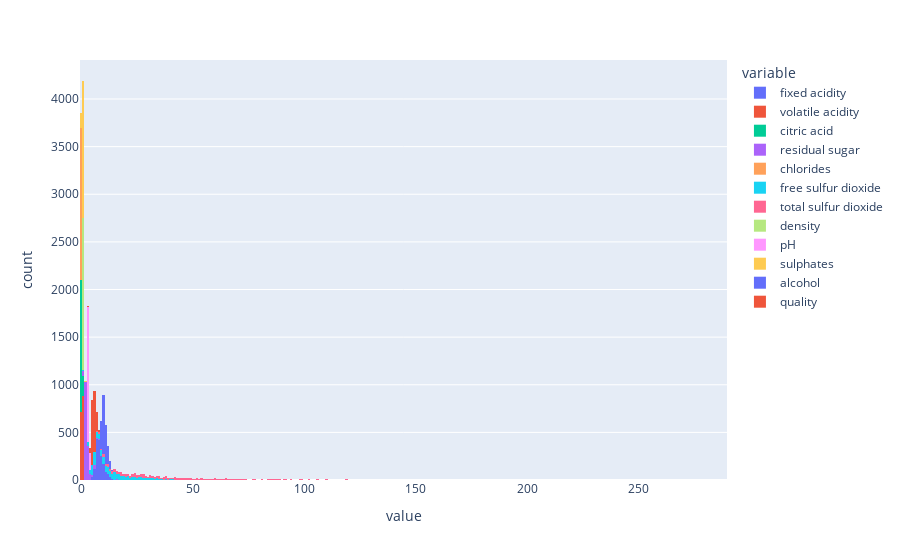

The notebook cell saved with this chart:
### Code cell
iplot(fig)

### Figure 1 — Plotly figure (JSON) as saved in the notebook; plotly's stock layout.template omitted (floating-point values rounded to 4 significant figures; data arrays with more than 128 entries replaced by an {"elided": "..."} marker saying what was removed)
{"data": [{"alignmentgroup": "True", "bingroup": "x", "hovertemplate": "variable=fixed acidity<br>value=%{x}<br>count=%{y}<extra></extra>", "legendgroup": "fixed acidity", "marker": {"color": "#636efa"}, "name": "fixed acidity", "offsetgroup": "fixed acidity", "orientation": "v", "showlegend": true, "type": "histogram", "x": {"elided": "1599 float values"}, "xaxis": "x", "yaxis": "y"}, {"alignmentgroup": "True", "bingroup": "x", "hovertemplate": "variable=volatile acidity<br>value=%{x}<br>count=%{y}<extra></extra>", "legendgroup": "volatile acidity", "marker": {"color": "#EF553B"}, "name": "volatile acidity", "offsetgroup": "volatile acidity", "orientation": "v", "showlegend": true, "type": "histogram", "x": {"elided": "1599 float values"}, "xaxis": "x", "yaxis": "y"}, {"alignmentgroup": "True", "bingroup": "x", "hovertemplate": "variable=citric acid<br>value=%{x}<br>count=%{y}<extra></extra>", "legendgroup": "citric acid", "marker": {"color": "#00cc96"}, "name": "citric acid", "offsetgroup": "citric acid", "orientation": "v", "showlegend": true, "type": "histogram", "x": {"elided": "1599 float values"}, "xaxis": "x", "yaxis": "y"}, {"alignmentgroup": "True", "bingroup": "x", "hovertemplate": "variable=residual sugar<br>value=%{x}<br>count=%{y}<extra></extra>", "legendgroup": "residual sugar", "marker": {"color": "#ab63fa"}, "name": "residual sugar", "offsetgroup": "residual sugar", "orientation": "v", "showlegend": true, "type": "histogram", "x": {"elided": "1599 float values"}, "xaxis": "x", "yaxis": "y"}, {"alignmentgroup": "True", "bingroup": "x", "hovertemplate": "variable=chlorides<br>value=%{x}<br>count=%{y}<extra></extra>", "legendgroup": "chlorides", "marker": {"color": "#FFA15A"}, "name": "chlorides", "offsetgroup": "chlorides", "orientation": "v", "showlegend": true, "type": "histogram", "x": {"elided": "1599 float values"}, "xaxis": "x", "yaxis": "y"}, {"alignmentgroup": "True", "bingroup": "x", "hovertemplate": "variable=free sulfur dioxide<br>value=%{x}<br>count=%{y}<extra></extra>", "legendgroup": "free sulfur dioxide", "marker": {"color": "#19d3f3"}, "name": "free sulfur dioxide", "offsetgroup": "free sulfur dioxide", "orientation": "v", "showlegend": true, "type": "histogram", "x": {"elided": "1599 float values"}, "xaxis": "x", "yaxis": "y"}, {"alignmentgroup": "True", "bingroup": "x", "hovertemplate": "variable=total sulfur dioxide<br>value=%{x}<br>count=%{y}<extra></extra>", "legendgroup": "total sulfur dioxide", "marker": {"color": "#FF6692"}, "name": "total sulfur dioxide", "offsetgroup": "total sulfur dioxide", "orientation": "v", "showlegend": true, "type": "histogram", "x": {"elided": "1599 float values"}, "xaxis": "x", "yaxis": "y"}, {"alignmentgroup": "True", "bingroup": "x", "hovertemplate": "variable=density<br>value=%{x}<br>count=%{y}<extra></extra>", "legendgroup": "density", "marker": {"color": "#B6E880"}, "name": "density", "offsetgroup": "density", "orientation": "v", "showlegend": true, "type": "histogram", "x": {"elided": "1599 float values"}, "xaxis": "x", "yaxis": "y"}, {"alignmentgroup": "True", "bingroup": "x", "hovertemplate": "variable=pH<br>value=%{x}<br>count=%{y}<extra></extra>", "legendgroup": "pH", "marker": {"color": "#FF97FF"}, "name": "pH", "offsetgroup": "pH", "orientation": "v", "showlegend": true, "type": "histogram", "x": {"elided": "1599 float values"}, "xaxis": "x", "yaxis": "y"}, {"alignmentgroup": "True", "bingroup": "x", "hovertemplate": "variable=sulphates<br>value=%{x}<br>count=%{y}<extra></extra>", "legendgroup": "sulphates", "marker": {"color": "#FECB52"}, "name": "sulphates", "offsetgroup": "sulphates", "orientation": "v", "showlegend": true, "type": "histogram", "x": {"elided": "1599 float values"}, "xaxis": "x", "yaxis": "y"}, {"alignmentgroup": "True", "bingroup": "x", "hovertemplate": "variable=alcohol<br>value=%{x}<br>count=%{y}<extra></extra>", "legendgroup": "alcohol", "marker": {"color": "#636efa"}, "name": "alcohol", "offsetgroup": "alcohol", "orientation": "v", "showlegend": true, "type": "histogram", "x": {"elided": "1599 float values"}, "xaxis": "x", "yaxis": "y"}, {"alignmentgroup": "True", "bingroup": "x", "hovertemplate": "variable=quality<br>value=%{x}<br>count=%{y}<extra></extra>", "legendgroup": "quality", "marker": {"color": "#EF553B"}, "name": "quality", "offsetgroup": "quality", "orientation": "v", "showlegend": true, "type": "histogram", "x": {"elided": "1599 int values"}, "xaxis": "x", "yaxis": "y"}], "layout": {"barmode": "relative", "legend": {"title": {"text": "variable"}, "tracegroupgap": 0}, "margin": {"t": 60}, "xaxis": {"anchor": "y", "domain": [0, 1], "title": {"text": "value"}}, "yaxis": {"anchor": "x", "domain": [0, 1], "title": {"text": "count"}}}}
